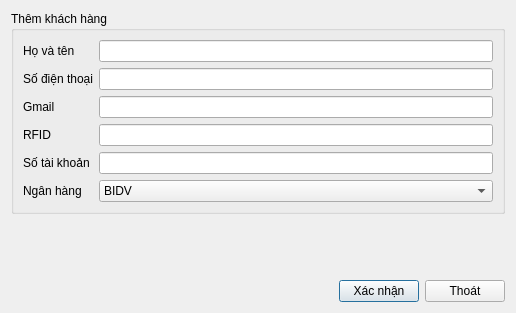
<?xml version="1.0" encoding="UTF-8"?>
<ui version="4.0">
 <class>QLThemKhachHangDialog</class>
 <widget class="QDialog" name="QLThemKhachHangDialog">
  <property name="geometry">
   <rect>
    <x>0</x>
    <y>0</y>
    <width>516</width>
    <height>313</height>
   </rect>
  </property>
  <property name="windowTitle">
   <string>Dialog</string>
  </property>
  <layout class="QVBoxLayout" name="verticalLayout_3">
   <item>
    <widget class="QGroupBox" name="groupBox">
     <property name="title">
      <string>Thêm khách hàng</string>
     </property>
     <layout class="QHBoxLayout" name="horizontalLayout">
      <item>
       <layout class="QVBoxLayout" name="verticalLayout_2">
        <item>
         <widget class="QLabel" name="label">
          <property name="text">
           <string>Họ và tên</string>
          </property>
         </widget>
        </item>
        <item>
         <widget class="QLabel" name="label_2">
          <property name="text">
           <string>Số điện thoại</string>
          </property>
         </widget>
        </item>
        <item>
         <widget class="QLabel" name="label_3">
          <property name="text">
           <string>Gmail</string>
          </property>
         </widget>
        </item>
        <item>
         <widget class="QLabel" name="label_6">
          <property name="text">
           <string>RFID</string>
          </property>
         </widget>
        </item>
        <item>
         <widget class="QLabel" name="label_4">
          <property name="text">
           <string>Số tài khoản</string>
          </property>
         </widget>
        </item>
        <item>
         <widget class="QLabel" name="label_5">
          <property name="text">
           <string>Ngân hàng</string>
          </property>
         </widget>
        </item>
       </layout>
      </item>
      <item>
       <layout class="QVBoxLayout" name="verticalLayout">
        <item>
         <widget class="QLineEdit" name="lineEditHoVaTen"/>
        </item>
        <item>
         <widget class="QLineEdit" name="lineEditSoDienThoai"/>
        </item>
        <item>
         <widget class="QLineEdit" name="lineEditGmail"/>
        </item>
        <item>
         <widget class="QLineEdit" name="lineEditRFID"/>
        </item>
        <item>
         <widget class="QLineEdit" name="lineEditSoTaiKhoan"/>
        </item>
        <item>
         <widget class="QComboBox" name="comboBoxNganHang">
          <item>
           <property name="text">
            <string>BIDV</string>
           </property>
          </item>
          <item>
           <property name="text">
            <string>Vietcombank</string>
           </property>
          </item>
          <item>
           <property name="text">
            <string>VPBank</string>
           </property>
          </item>
          <item>
           <property name="text">
            <string>VietinBank</string>
           </property>
          </item>
          <item>
           <property name="text">
            <string>MBBank</string>
           </property>
          </item>
          <item>
           <property name="text">
            <string>ACB</string>
           </property>
          </item>
          <item>
           <property name="text">
            <string>SHB</string>
           </property>
          </item>
          <item>
           <property name="text">
            <string>Techcombank</string>
           </property>
          </item>
          <item>
           <property name="text">
            <string>Agribank</string>
           </property>
          </item>
          <item>
           <property name="text">
            <string>HDBank</string>
           </property>
          </item>
          <item>
           <property name="text">
            <string>LienVietPostBank</string>
           </property>
          </item>
          <item>
           <property name="text">
            <string>VIB</string>
           </property>
          </item>
          <item>
           <property name="text">
            <string>SeABank</string>
           </property>
          </item>
          <item>
           <property name="text">
            <string>VBSP</string>
           </property>
          </item>
          <item>
           <property name="text">
            <string>TPBank</string>
           </property>
          </item>
          <item>
           <property name="text">
            <string>OCB</string>
           </property>
          </item>
          <item>
           <property name="text">
            <string>MSB</string>
           </property>
          </item>
          <item>
           <property name="text">
            <string>Sacombank</string>
           </property>
          </item>
          <item>
           <property name="text">
            <string>Eximbank</string>
           </property>
          </item>
          <item>
           <property name="text">
            <string>SCB</string>
           </property>
          </item>
          <item>
           <property name="text">
            <string>VDB</string>
           </property>
          </item>
          <item>
           <property name="text">
            <string>Nam A Bank</string>
           </property>
          </item>
          <item>
           <property name="text">
            <string>ABBANK</string>
           </property>
          </item>
          <item>
           <property name="text">
            <string>PVcomBank</string>
           </property>
          </item>
          <item>
           <property name="text">
            <string>Bac A Bank</string>
           </property>
          </item>
          <item>
           <property name="text">
            <string>UOB</string>
           </property>
          </item>
          <item>
           <property name="text">
            <string>Woori</string>
           </property>
          </item>
          <item>
           <property name="text">
            <string>HSBC</string>
           </property>
          </item>
          <item>
           <property name="text">
            <string>SCBVL</string>
           </property>
          </item>
          <item>
           <property name="text">
            <string>PBVN</string>
           </property>
          </item>
          <item>
           <property name="text">
            <string>SHBVN</string>
           </property>
          </item>
          <item>
           <property name="text">
            <string>NCB</string>
           </property>
          </item>
          <item>
           <property name="text">
            <string>VietABank</string>
           </property>
          </item>
          <item>
           <property name="text">
            <string>BVBank</string>
           </property>
          </item>
          <item>
           <property name="text">
            <string>Vikki Bank	</string>
           </property>
          </item>
          <item>
           <property name="text">
            <string>Vietbank</string>
           </property>
          </item>
          <item>
           <property name="text">
            <string>ANZVL</string>
           </property>
          </item>
          <item>
           <property name="text">
            <string>MBV</string>
           </property>
          </item>
          <item>
           <property name="text">
            <string>CIMB</string>
           </property>
          </item>
          <item>
           <property name="text">
            <string>Kienlongbank</string>
           </property>
          </item>
          <item>
           <property name="text">
            <string>IVB</string>
           </property>
          </item>
          <item>
           <property name="text">
            <string>BAOVIET Bank	</string>
           </property>
          </item>
          <item>
           <property name="text">
            <string>SAIGONBANK</string>
           </property>
          </item>
          <item>
           <property name="text">
            <string>Co-opBank	</string>
           </property>
          </item>
          <item>
           <property name="text">
            <string>GPBank</string>
           </property>
          </item>
          <item>
           <property name="text">
            <string>VRB</string>
           </property>
          </item>
          <item>
           <property name="text">
            <string>VCBNeo</string>
           </property>
          </item>
          <item>
           <property name="text">
            <string>HLBVN</string>
           </property>
          </item>
          <item>
           <property name="text">
            <string>PGBank</string>
           </property>
          </item>
         </widget>
        </item>
       </layout>
      </item>
     </layout>
    </widget>
   </item>
   <item>
    <spacer name="verticalSpacer">
     <property name="orientation">
      <enum>Qt::Orientation::Vertical</enum>
     </property>
     <property name="sizeHint" stdset="0">
      <size>
       <width>20</width>
       <height>6</height>
      </size>
     </property>
    </spacer>
   </item>
   <item>
    <layout class="QHBoxLayout" name="horizontalLayout_2">
     <item>
      <spacer name="horizontalSpacer">
       <property name="orientation">
        <enum>Qt::Orientation::Horizontal</enum>
       </property>
       <property name="sizeHint" stdset="0">
        <size>
         <width>40</width>
         <height>20</height>
        </size>
       </property>
      </spacer>
     </item>
     <item>
      <widget class="QPushButton" name="pushButtonXacNhan">
       <property name="text">
        <string>Xác nhận</string>
       </property>
      </widget>
     </item>
     <item>
      <widget class="QPushButton" name="pushButtonThoat">
       <property name="text">
        <string>Thoát</string>
       </property>
      </widget>
     </item>
    </layout>
   </item>
  </layout>
 </widget>
 <resources/>
 <connections/>
</ui>
